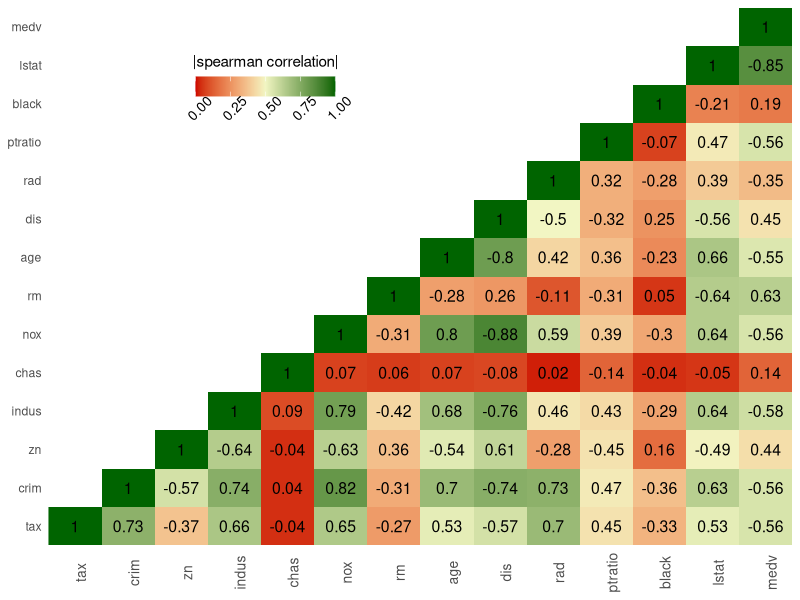

Reproduce this figure in R.
## ---- chunk 1
library(MASS)
data(Boston)
## ---- chunk 2
plot_correlation <- function(df, var, method = "pearson"){
    
  require(ggplot2)
  require(reshape2)

  M <- cbind(df[,var], df[,-which(colnames(df)==var)])
  colnames(M)[1] <- var
  M <- cor(M, use="complete", method= method)
  M[upper.tri(M)] <- NA
  M <- melt(M)
  colnames(M) <- c("Var1", "Var2", "Correlation")
  M <- M[!is.na(M$Correlation),]
  M$Var1 <- as.factor(M$Var1)
  M$Var2 <- as.factor(M$Var2)
  M$Correlation <- round(M$Correlation, digits=2)
  M$label <- M$Correlation

  g <- ggplot(M, aes(as.factor(Var1), as.factor(Var2))) + 
    geom_raster(aes(fill = abs(Correlation))) + 
    scale_fill_gradient2(low="#cd0000", mid="#f2f6c3",high="#006400",limits=c(0, 1), midpoint=0.5, name = paste0("|", method," correlation|")) + 
    scale_x_discrete(expand=c(0,0)) + 
    scale_y_discrete(expand=c(0,0)) +
    geom_text(aes(as.factor(Var1), as.factor(Var2), label = label), color = "black", size = 4) +
    theme(
      axis.title.x = element_blank(),
      axis.title.y = element_blank(),
      axis.text.x=element_text(size = 10, angle = 90),
      panel.grid.major = element_blank(),
      panel.border = element_blank(),
      panel.background = element_blank(),
      axis.ticks = element_blank(),
      legend.justification = c(1, 0),
      legend.position = c(0.4,0.75),
      legend.direction = "horizontal",
      legend.text = element_text(size = 10, angle = 45)) +
    guides(fill = guide_colorbar(barwidth = 7, barheight = 1,
                                 title.position = "top", title.hjust = 0.5))
  
  return(g)
}
## ---- chunk 3
g <- plot_correlation(Boston, var = "tax", method = "spearman")
g
